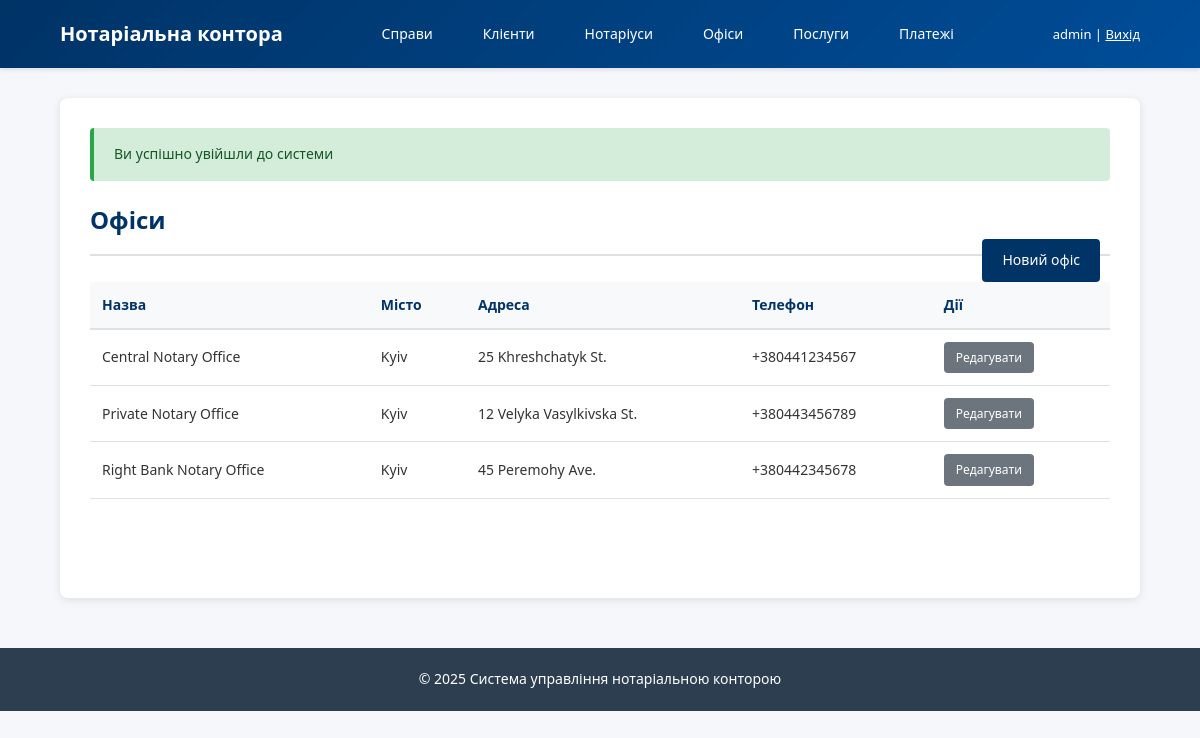
/public/offices (signed in), run on the app's committed database.
### tables this page shows
CREATE TABLE offices (
    office_id INT UNSIGNED AUTO_INCREMENT PRIMARY KEY,
    name      VARCHAR(100) NOT NULL,
    address   VARCHAR(255) NOT NULL,
    city      VARCHAR(100) NOT NULL,
    phone     VARCHAR(20),
    email     VARCHAR(100),
    schedule  VARCHAR(255)
);

### app/Controllers/OfficeController.php (called while the page is built, shortened)
<?php
class OfficeController {
    public function index() {
        $officeModel = new Office();
        $offices = $officeModel->findAll('name');
        include ROOT_PATH . '/app/Views/offices/index.php';
        include ROOT_PATH . '/app/Views/layouts/main.php';
    }
}

### public/index.php (called while the page is built, shortened)
<?php
require_once __DIR__ . '/../config/database.php';
require_once __DIR__ . '/../config/router.php';
require_once __DIR__ . '/../app/Models/BaseModel.php';
$router = new Router();
$router->get('/', 'HomeController', 'index');
$router->get('/login', 'AuthController', 'loginForm');
$router->post('/login', 'AuthController', 'login');
$router->get('/logout', 'AuthController', 'logout');
$router->get('/clients', 'ClientController', 'index');
$router->get('/clients/create', 'ClientController', 'createForm');
$router->post('/clients/create', 'ClientController', 'store');
$router->get('/clients/edit/{id}', 'ClientController', 'editForm');
$router->post('/clients/edit/{id}', 'ClientController', 'update');
$router->post('/clients/delete/{id}', 'ClientController', 'delete');
$router->get('/clients/view/{id}', 'ClientController', 'show');
$router->get('/notaries', 'NotaryController', 'index');
$router->get('/notaries/create', 'NotaryController', 'createForm');
$router->post('/notaries/create', 'NotaryController', 'store');
$router->get('/notaries/edit/{id}', 'NotaryController', 'editForm');
$router->post('/notaries/edit/{id}', 'NotaryController', 'update');
$router->post('/notaries/deactivate/{id}', 'NotaryController', 'deactivate');
$router->get('/offices', 'OfficeController', 'index');
$router->get('/offices/create', 'OfficeController', 'createForm');
$router->post('/offices/create', 'OfficeController', 'store');
$router->get('/offices/edit/{id}', 'OfficeController', 'editForm');
$router->post('/offices/edit/{id}', 'OfficeController', 'update');
$router->get('/services', 'ServiceController', 'index');
$router->get('/services/create', 'ServiceController', 'createForm');
$router->post('/services/create', 'ServiceController', 'store');
$router->get('/services/edit/{id}', 'ServiceController', 'editForm');
$router->post('/services/edit/{id}', 'ServiceController', 'update');
$router->get('/cases', 'CaseController', 'index');
$router->get('/cases/create', 'CaseController', 'createForm');
$router->post('/cases/create', 'CaseController', 'store');
$router->get('/cases/view/{id}', 'CaseController', 'show');
$router->post('/cases/status/{id}', 'CaseController', 'changeStatus');
$router->get('/cases/{case_id}/documents/upload', 'DocumentController', 'uploadForm');
$router->post('/cases/{case_id}/documents/upload', 'DocumentController', 'upload');
$router->get('/cases/{case_id}/documents', 'DocumentController', 'index');
$router->get('/documents/download/{id}', 'DocumentController', 'download');
$router->get('/payments', 'PaymentController', 'index');
$router->get('/cases/{case_id}/payments/create', 'PaymentController', 'createForm');
$router->post('/cases/{case_id}/payments/create', 'PaymentController', 'store');
$router->get('/payments/receipt/{id}', 'PaymentController', 'receiptHtml');
$router->get('/portal/check-status', 'ClientPortalController', 'checkStatusForm');
$router->post('/portal/check-status', 'ClientPortalController', 'checkStatus');
$router->get('/portal/application', 'ClientPortalController', 'applicationForm');
$router->post('/portal/application', 'ClientPortalController', 'submitApplication');
$router->setNotFound(function() {
    http_response_code(404);
    echo "<h1>404 - Сторінку не знайдено</h1>";
});
$router->dispatch();

### config/database.php (called while the page is built, shortened)
<?php
class Database {
    private static $instance = null;
    private $connection;
    private function __construct() {
        try {
            $dsn = "mysql:host=" . DB_HOST . ";dbname=" . DB_NAME . ";charset=" . DB_CHARSET;
            $options = [
                PDO::ATTR_ERRMODE => PDO::ERRMODE_EXCEPTION,
                PDO::ATTR_DEFAULT_FETCH_MODE => PDO::FETCH_ASSOC,
                PDO::ATTR_EMULATE_PREPARES => false,
            ];
            $this->connection = new PDO($dsn, DB_USER, DB_PASS, $options);
        } catch (PDOException $e) {
            die("Помилка підключення до БД: " . $e->getMessage());
        }
    }
    public static function getInstance() {
        if (self::$instance === null) {
            self::$instance = new self();
        }
        return self::$instance;
    }
    public function getConnection() {
        return $this->connection;
    }
}

### app/Models/BaseModel.php (called while the page is built, shortened)
<?php
abstract class BaseModel {
    protected $db;
    protected $table;
    public function __construct() {
        $this->db = Database::getInstance()->getConnection();
    }
    protected function getPrimaryKeyName() {
        $singular = rtrim($this->table, 's');
        return $singular . '_id';
    }
    public function findAll($orderBy = null) {
        $sql = "SELECT * FROM {$this->table}";
        if ($orderBy) {
            $sql .= " ORDER BY {$orderBy}";
        }
        $stmt = $this->db->query($sql);
        return $stmt->fetchAll();
    }
}

### app/Views/offices/index.php (the view)
<div class="page-header">
    <h2>Офіси</h2>
    <?php if ($_SESSION['user_role'] === 'admin'): ?>
        <a href="<?= BASE_URL ?>/offices/create" class="btn btn-primary" style="float: right;">Новий офіс</a>
    <?php endif; ?>
</div>
<table class="data-table">
    <thead>
        <tr>
            <th>Назва</th>
            <th>Місто</th>
            <th>Адреса</th>
            <th>Телефон</th>
            <?php if ($_SESSION['user_role'] === 'admin'): ?>
                <th>Дії</th>
            <?php endif; ?>
        </tr>
    </thead>
    <tbody>
        <?php foreach ($offices as $office): ?>
            <tr>
                <td><?= htmlspecialchars($office['name']) ?></td>
                <td><?= htmlspecialchars($office['city']) ?></td>
                <td><?= htmlspecialchars($office['address']) ?></td>
                <td><?= htmlspecialchars($office['phone'] ?? '-') ?></td>
                <?php if ($_SESSION['user_role'] === 'admin'): ?>
                    <td class="table-actions">
                        <a href="<?= BASE_URL ?>/offices/edit/<?= $office['office_id'] ?>"
                           class="btn btn-secondary btn-small">Редагувати</a>
                    </td>
                <?php endif; ?>
            </tr>
        <?php endforeach; ?>
    </tbody>
</table>

### config/router.php (shortened to what this page needs)
<?php
class Router {
    private $routes = [];
    public function add($method, $pattern, $controller, $action) {
        $this->routes[] = [
            'method' => strtoupper($method),
            'pattern' => $pattern,
            'controller' => $controller,
            'action' => $action
        ];
    }
    public function dispatch() {
        $requestMethod = $_SERVER['REQUEST_METHOD'];
        $requestUri = $_GET['route'] ?? '/';
        $requestUri = '/' . trim($requestUri, '/');
        if ($requestUri !== '/') {
            $requestUri = rtrim($requestUri, '/');
        }
        foreach ($this->routes as $route) {
            if ($route['method'] !== $requestMethod) {
                continue;
            }
            $pattern = '#^' . preg_replace('/\{([a-z_]+)\}/', '(?P<$1>[^/]+)', $route['pattern']) . '$#';
            if (preg_match($pattern, $requestUri, $matches)) {
                $params = array_filter($matches, 'is_string', ARRAY_FILTER_USE_KEY);
                $controllerName = $route['controller'];
                $actionName = $route['action'];
                $controllerFile = ROOT_PATH . '/app/Controllers/' . $controllerName . '.php';
                if (file_exists($controllerFile)) {
                    $controller = new $controllerName();
                    if (method_exists($controller, $actionName)) {
                        call_user_func_array([$controller, $actionName], $params);
                        return;
                    }
                }
            }
        }
    }
}

### public/css/main.css (style rules this page uses)
* { margin: 0; padding: 0; box-sizing: border-box; }
body { font-family: 'Segoe UI', Tahoma, Geneva, Verdana, sans-serif; font-size: 14px; line-height: 1.6; color: #333; background-color: #f5f7fa; }
.page-header { border-bottom: 2px solid #e0e0e0; padding-bottom: 15px; margin-bottom: 25px; }
.page-header h2 { color: #003366; font-size: 24px; }
.btn { display: inline-block; padding: 10px 20px; font-size: 14px; border: none; border-radius: 4px; cursor: pointer; text-decoration: none; transition: all 0.3s; margin-right: 10px; }
.btn-primary { background-color: #003366; color: #ffffff; }
.btn-secondary { background-color: #6c757d; color: #ffffff; }
.btn-small { padding: 6px 12px; font-size: 12px; }
.data-table { width: 100%; border-collapse: collapse; margin-top: 20px; }
.data-table thead { background-color: #f8f9fa; }
.data-table th { padding: 12px; text-align: left; font-weight: 600; color: #003366; border-bottom: 2px solid #dee2e6; }
.data-table td { padding: 12px; border-bottom: 1px solid #dee2e6; }
.table-actions { white-space: nowrap; }
.table-actions a, .table-actions button { margin-right: 5px; }

### data on the page
offices: name "Central Notary Office", city "Kyiv", address "25 Khreshchatyk St.", phone "+380441234567"
offices: name "Private Notary Office", city "Kyiv", address "12 Velyka Vasylkivska St.", phone "+380443456789"
offices: name "Right Bank Notary Office", city "Kyiv", address "45 Peremohy Ave.", phone "+380442345678"
